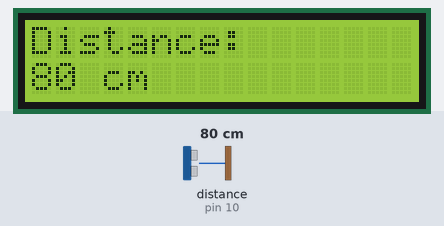
A sketch run on a simulated Arduino Uno, built with avr-gcc and run on an emulated ATmega328P. On the bench: 16×2 character LCD. Wiring (inferred from the names in the program): ultrasonic range finder: trigger pin 9; echo pin 10. Inputs (shaded band) come from the test bench; at power-on: distance to the obstacle (sensor on pin 10) 80 cm. The echo pulse lasts 58.3 µs per cm.

Above: at 2.7 s.
2.8 s: distance to the obstacle (sensor on pin 10) set to 2 cm
At 4.1 s:
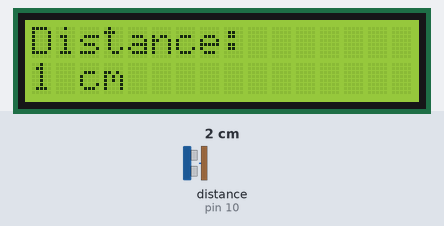
4.7 s: distance to the obstacle (sensor on pin 10) set to 4 cm
At 6.0 s:
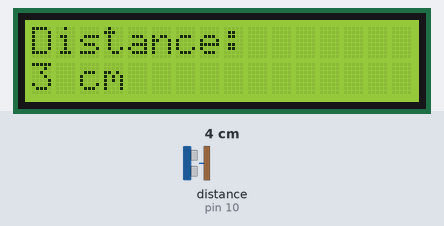
6.3 s: distance to the obstacle (sensor on pin 10) set to 9 cm
At 7.0 s:
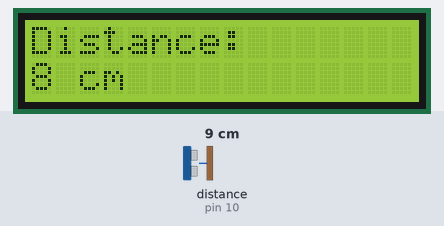
Timing chart, 0 to 9.3 s (numbered marks = the images above; inputs shaded):
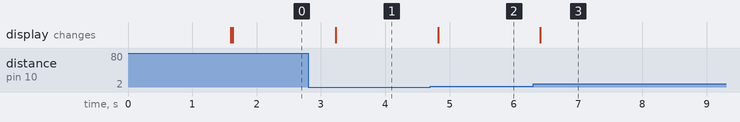

Measured:
- after the input at 2.8 s, the display: changes after 0.43 s (image 1)
- after the input at 4.7 s, the display: changes after 0.12 s (image 2)
- after the input at 6.3 s, the display: changes after 0.11 s (image 3)

The sketch:

distance_sensor_LCD.ino
```cpp
#include <Wire.h>
#include <LiquidCrystal_I2C.h>

// LCD settings
LiquidCrystal_I2C lcd(0x27, 16, 2);

// HC-SR04 pins
const int TRIG_PIN = 9;
const int ECHO_PIN = 10;

long measureDistanceCM() {
  digitalWrite(TRIG_PIN, LOW);
  delayMicroseconds(2);

  digitalWrite(TRIG_PIN, HIGH);
  delayMicroseconds(10);
  digitalWrite(TRIG_PIN, LOW);

  long duration = pulseIn(ECHO_PIN, HIGH, 30000); // timeout 30ms

  if (duration == 0) {
    return -1; // нет сигнала
  }

  return duration / 58; // перевод в сантиметры
}

void setup() {
  pinMode(TRIG_PIN, OUTPUT);
  pinMode(ECHO_PIN, INPUT);

  lcd.init();
  lcd.backlight();

  lcd.setCursor(0, 0);
  lcd.print("Distance sensor");
  lcd.setCursor(0, 1);
  lcd.print("Initializing...");
  delay(1500);
  lcd.clear();
}

void loop() {
  long distance = measureDistanceCM();

  lcd.setCursor(0, 0);
  lcd.print("Distance:");

  lcd.setCursor(0, 1);
  lcd.print("                "); // очистка строки
  lcd.setCursor(0, 1);

  if (distance == -1) {
    lcd.print("No signal");
  } else {
    lcd.print(distance);
    lcd.print(" cm");
  }

  delay(500);
}
```
